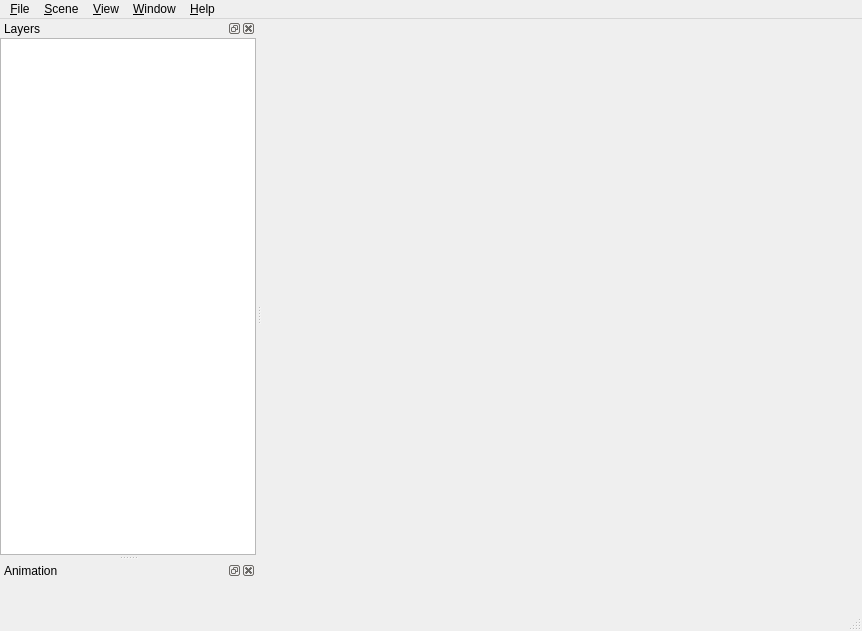
<?xml version="1.0" encoding="UTF-8"?>
<ui version="4.0">
 <class>Q3DWindow</class>
 <widget class="QMainWindow" name="Q3DWindow">
  <property name="geometry">
   <rect>
    <x>0</x>
    <y>0</y>
    <width>862</width>
    <height>631</height>
   </rect>
  </property>
  <property name="acceptDrops">
   <bool>true</bool>
  </property>
  <property name="windowTitle">
   <string>Qgis2threejs Exporter</string>
  </property>
  <widget class="QWidget" name="centralwidget">
   <layout class="QVBoxLayout" name="verticalLayout">
    <property name="leftMargin">
     <number>0</number>
    </property>
    <property name="topMargin">
     <number>0</number>
    </property>
    <property name="rightMargin">
     <number>0</number>
    </property>
    <property name="bottomMargin">
     <number>0</number>
    </property>
    <item>
     <widget class="Q3DView" name="webView" native="true"/>
    </item>
   </layout>
  </widget>
  <widget class="QMenuBar" name="menubar">
   <property name="geometry">
    <rect>
     <x>0</x>
     <y>0</y>
     <width>862</width>
     <height>21</height>
    </rect>
   </property>
   <widget class="QMenu" name="menuScene">
    <property name="title">
     <string>&amp;Scene</string>
    </property>
    <widget class="QMenu" name="menuLayer">
     <property name="title">
      <string>Add Layer</string>
     </property>
     <addaction name="actionAddPlane"/>
     <addaction name="actionAddPointCloudLayer"/>
    </widget>
    <addaction name="actionSceneSettings"/>
    <addaction name="menuLayer"/>
    <addaction name="separator"/>
    <addaction name="actionReload"/>
   </widget>
   <widget class="QMenu" name="menuWindow">
    <property name="title">
     <string>&amp;Window</string>
    </property>
    <widget class="QMenu" name="menuPanels">
     <property name="title">
      <string>Panels</string>
     </property>
    </widget>
    <addaction name="menuPanels"/>
    <addaction name="actionDevTools"/>
    <addaction name="separator"/>
    <addaction name="actionAlwaysOnTop"/>
   </widget>
   <widget class="QMenu" name="menuFile">
    <property name="title">
     <string>&amp;File</string>
    </property>
    <widget class="QMenu" name="menuSaveAs">
     <property name="title">
      <string>Save Scene As</string>
     </property>
     <addaction name="actionSaveAsImage"/>
     <addaction name="separator"/>
     <addaction name="actionSaveAsGLTF"/>
    </widget>
    <widget class="QMenu" name="menuExport_Settings">
     <property name="title">
      <string>Export Settings</string>
     </property>
     <addaction name="actionLoadSettings"/>
     <addaction name="actionSaveSettings"/>
     <addaction name="separator"/>
     <addaction name="actionClearSettings"/>
    </widget>
    <addaction name="actionExportToWeb"/>
    <addaction name="menuSaveAs"/>
    <addaction name="separator"/>
    <addaction name="menuExport_Settings"/>
    <addaction name="separator"/>
    <addaction name="actionPluginSettings"/>
    <addaction name="separator"/>
    <addaction name="actionClose"/>
   </widget>
   <widget class="QMenu" name="menuHelp">
    <property name="title">
     <string>&amp;Help</string>
    </property>
    <property name="toolTipsVisible">
     <bool>true</bool>
    </property>
    <addaction name="actionUsage"/>
    <addaction name="actionHelp"/>
    <addaction name="separator"/>
    <addaction name="actionHomePage"/>
    <addaction name="actionSendFeedback"/>
    <addaction name="separator"/>
    <addaction name="actionVersion"/>
   </widget>
   <widget class="QMenu" name="menuView">
    <property name="title">
     <string>&amp;View</string>
    </property>
    <widget class="QMenu" name="menuCamera">
     <property name="title">
      <string>Camera</string>
     </property>
     <addaction name="actionPerspective"/>
     <addaction name="actionOrthographic"/>
     <addaction name="actionCameraPosition"/>
    </widget>
    <widget class="QMenu" name="menuWidgets">
     <property name="title">
      <string>Widgets</string>
     </property>
     <addaction name="actionNavigationWidget"/>
     <addaction name="separator"/>
     <addaction name="actionNorthArrow"/>
     <addaction name="actionHeaderFooterLabel"/>
    </widget>
    <addaction name="menuCamera"/>
    <addaction name="menuWidgets"/>
    <addaction name="separator"/>
    <addaction name="actionResetCameraPosition"/>
   </widget>
   <addaction name="menuFile"/>
   <addaction name="menuScene"/>
   <addaction name="menuView"/>
   <addaction name="menuWindow"/>
   <addaction name="menuHelp"/>
  </widget>
  <widget class="QStatusBar" name="statusbar"/>
  <widget class="QDockWidget" name="dockWidgetLayers">
   <property name="windowTitle">
    <string>Layers</string>
   </property>
   <attribute name="dockWidgetArea">
    <number>1</number>
   </attribute>
   <widget class="QWidget" name="dockWidgetContents">
    <layout class="QVBoxLayout" name="verticalLayout_2">
     <property name="spacing">
      <number>0</number>
     </property>
     <property name="leftMargin">
      <number>0</number>
     </property>
     <property name="topMargin">
      <number>0</number>
     </property>
     <property name="rightMargin">
      <number>0</number>
     </property>
     <property name="bottomMargin">
      <number>0</number>
     </property>
     <item>
      <widget class="Q3DTreeView" name="treeView">
       <property name="sizePolicy">
        <sizepolicy hsizetype="Expanding" vsizetype="Expanding">
         <horstretch>0</horstretch>
         <verstretch>0</verstretch>
        </sizepolicy>
       </property>
       <property name="headerHidden">
        <bool>true</bool>
       </property>
      </widget>
     </item>
    </layout>
   </widget>
  </widget>
  <widget class="QDockWidget" name="dockWidgetAnimation">
   <property name="windowTitle">
    <string>Animation</string>
   </property>
   <attribute name="dockWidgetArea">
    <number>1</number>
   </attribute>
   <widget class="AnimationPanel" name="animationPanel"/>
  </widget>
  <action name="actionSaveAsSTL">
   <property name="enabled">
    <bool>false</bool>
   </property>
   <property name="text">
    <string>STL (.stl)</string>
   </property>
  </action>
  <action name="actionSceneSettings">
   <property name="text">
    <string>Scene Settings...</string>
   </property>
  </action>
  <action name="actionPerspective">
   <property name="checkable">
    <bool>true</bool>
   </property>
   <property name="checked">
    <bool>true</bool>
   </property>
   <property name="text">
    <string>Perspective</string>
   </property>
  </action>
  <action name="actionOrthographic">
   <property name="checkable">
    <bool>true</bool>
   </property>
   <property name="text">
    <string>Orthographic</string>
   </property>
  </action>
  <action name="actionReload">
   <property name="text">
    <string>Reload</string>
   </property>
   <property name="shortcut">
    <string>F5</string>
   </property>
  </action>
  <action name="actionAlwaysOnTop">
   <property name="checkable">
    <bool>true</bool>
   </property>
   <property name="checked">
    <bool>false</bool>
   </property>
   <property name="text">
    <string>Always on Top</string>
   </property>
  </action>
  <action name="actionExportToWeb">
   <property name="enabled">
    <bool>true</bool>
   </property>
   <property name="text">
    <string>Export to Web...</string>
   </property>
  </action>
  <action name="actionSaveAsImage">
   <property name="text">
    <string>Image (.png)...</string>
   </property>
  </action>
  <action name="actionResetCameraPosition">
   <property name="text">
    <string>Reset Camera Position</string>
   </property>
   <property name="shortcut">
    <string>Shift+R</string>
   </property>
  </action>
  <action name="actionCameraPosition">
   <property name="text">
    <string>Camera Position...</string>
   </property>
  </action>
  <action name="actionLayer_Panel">
   <property name="checkable">
    <bool>true</bool>
   </property>
   <property name="checked">
    <bool>true</bool>
   </property>
   <property name="enabled">
    <bool>false</bool>
   </property>
   <property name="text">
    <string>Layer Panel</string>
   </property>
  </action>
  <action name="actionClose">
   <property name="text">
    <string>Close</string>
   </property>
  </action>
  <action name="actionPluginSettings">
   <property name="text">
    <string>Plugin Settings..</string>
   </property>
  </action>
  <action name="actionHelp">
   <property name="text">
    <string>&amp;Help Contents</string>
   </property>
   <property name="toolTip">
    <string>Open plugin document in default browser.</string>
   </property>
  </action>
  <action name="actionHomePage">
   <property name="text">
    <string>Plugin Home Page</string>
   </property>
   <property name="toolTip">
    <string>Open plugin homepage in default browser.</string>
   </property>
  </action>
  <action name="actionSendFeedback">
   <property name="text">
    <string>Send Feedback</string>
   </property>
   <property name="toolTip">
    <string>Open plugin issue tracking system in default browser.</string>
   </property>
  </action>
  <action name="actionVersion">
   <property name="text">
    <string>Qgis2threejs Plugin Version...</string>
   </property>
   <property name="toolTip">
    <string>Display this plugin version.</string>
   </property>
  </action>
  <action name="actionSaveAsOBJ">
   <property name="enabled">
    <bool>false</bool>
   </property>
   <property name="text">
    <string>Wavefront (.obj)</string>
   </property>
  </action>
  <action name="actionSaveAsGLTF">
   <property name="text">
    <string>glTF (.gltf, .glb)...</string>
   </property>
  </action>
  <action name="actionClearSettings">
   <property name="text">
    <string>Clear...</string>
   </property>
  </action>
  <action name="actionNorthArrow">
   <property name="text">
    <string>North Arrow...</string>
   </property>
  </action>
  <action name="actionHeaderFooterLabel">
   <property name="text">
    <string>Header/Footer Labels...</string>
   </property>
  </action>
  <action name="actionSaveSettings">
   <property name="text">
    <string>Save...</string>
   </property>
  </action>
  <action name="actionLoadSettings">
   <property name="text">
    <string>Load...</string>
   </property>
  </action>
  <action name="actionAddPointCloudLayer">
   <property name="text">
    <string>Add Point Cloud Layer...</string>
   </property>
  </action>
  <action name="actionNavigationWidget">
   <property name="checkable">
    <bool>true</bool>
   </property>
   <property name="text">
    <string>Navigation Widget</string>
   </property>
  </action>
  <action name="actionAddPlane">
   <property name="text">
    <string>Add Flat Plane</string>
   </property>
  </action>
  <action name="actionUsage">
   <property name="text">
    <string>Usage of 3D Viewer</string>
   </property>
   <property name="toolTip">
    <string>Show usage of 3D viewer</string>
   </property>
  </action>
  <action name="actionDevTools">
   <property name="text">
    <string>Developer Tools...</string>
   </property>
   <property name="shortcut">
    <string>Ctrl+Shift+I</string>
   </property>
  </action>
 </widget>
 <customwidgets>
  <customwidget>
   <class>Q3DView</class>
   <extends>QWidget</extends>
   <header>Qgis2threejs.gui.webview</header>
   <container>1</container>
  </customwidget>
  <customwidget>
   <class>Q3DTreeView</class>
   <extends>QTreeView</extends>
   <header>Qgis2threejs.gui.treeview</header>
  </customwidget>
  <customwidget>
   <class>AnimationPanel</class>
   <extends>QWidget</extends>
   <header>Qgis2threejs.gui.keyframes</header>
   <container>1</container>
  </customwidget>
 </customwidgets>
 <resources/>
 <connections>
  <connection>
   <sender>actionClose</sender>
   <signal>triggered()</signal>
   <receiver>Q3DWindow</receiver>
   <slot>close()</slot>
   <hints>
    <hint type="sourcelabel">
     <x>-1</x>
     <y>-1</y>
    </hint>
    <hint type="destinationlabel">
     <x>378</x>
     <y>289</y>
    </hint>
   </hints>
  </connection>
 </connections>
</ui>
